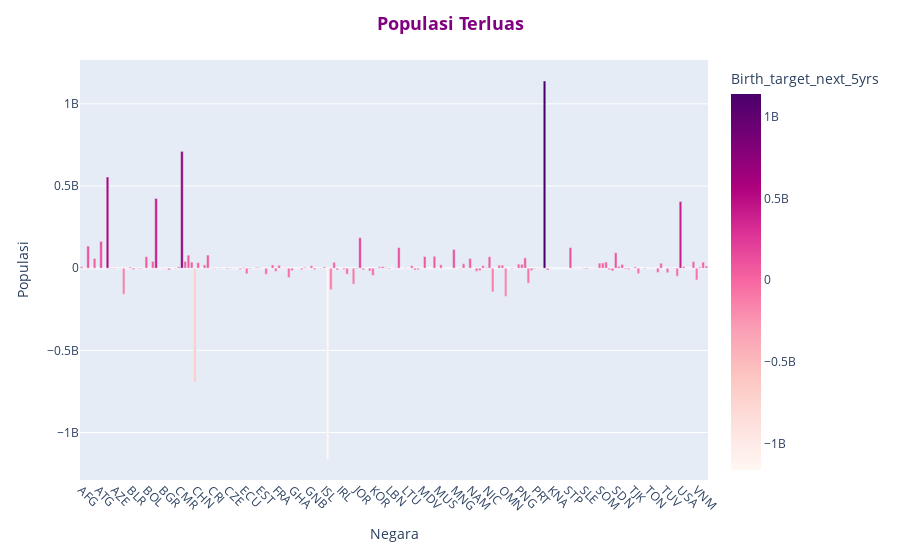

The code cell stored with this chart in its notebook:
### Code cell
import plotly.express as px


fig = px.bar(df_final,
             x = '3_code',
             y = 'Birth_target_next_5yrs',
             color = 'Birth_target_next_5yrs',
             color_continuous_scale = 'rdpu')

fig.update_layout(title = '<b>Populasi Terluas</b>',
                  title_x = 0.5,
                  title_font = dict(size = 18, color = 'Purple'),
                  yaxis = dict(title = 'Populasi'),
                  xaxis = dict(title = 'Negara', tickangle = 45))

fig.show()

### Figure 1 — Plotly figure (JSON) as saved in the notebook; plotly's stock layout.template omitted (floating-point values rounded to 4 significant figures; data arrays with more than 128 entries replaced by an {"elided": "..."} marker saying what was removed)
{"data": [{"alignmentgroup": "True", "hovertemplate": "3_code=%{x}<br>Birth_target_next_5yrs=%{marker.color}<extra></extra>", "legendgroup": "", "marker": {"color": {"elided": "194 int values"}, "coloraxis": "coloraxis", "pattern": {"shape": ""}}, "name": "", "offsetgroup": "", "orientation": "v", "showlegend": false, "textposition": "auto", "type": "bar", "x": {"elided": "194 str values"}, "xaxis": "x", "y": {"elided": "194 int values"}, "yaxis": "y"}], "layout": {"barmode": "relative", "coloraxis": {"colorbar": {"title": {"text": "Birth_target_next_5yrs"}}, "colorscale": [[0, "rgb(255,247,243)"], [0.125, "rgb(253,224,221)"], [0.25, "rgb(252,197,192)"], [0.375, "rgb(250,159,181)"], [0.5, "rgb(247,104,161)"], [0.625, "rgb(221,52,151)"], [0.75, "rgb(174,1,126)"], [0.875, "rgb(122,1,119)"], [1, "rgb(73,0,106)"]]}, "legend": {"tracegroupgap": 0}, "margin": {"t": 60}, "title": {"font": {"color": "Purple", "size": 18}, "text": "<b>Populasi Terluas</b>", "x": 0.5}, "xaxis": {"anchor": "y", "domain": [0, 1], "tickangle": 45, "title": {"text": "Negara"}, "type": "category"}, "yaxis": {"anchor": "x", "domain": [0, 1], "title": {"text": "Populasi"}, "type": "linear"}}}
